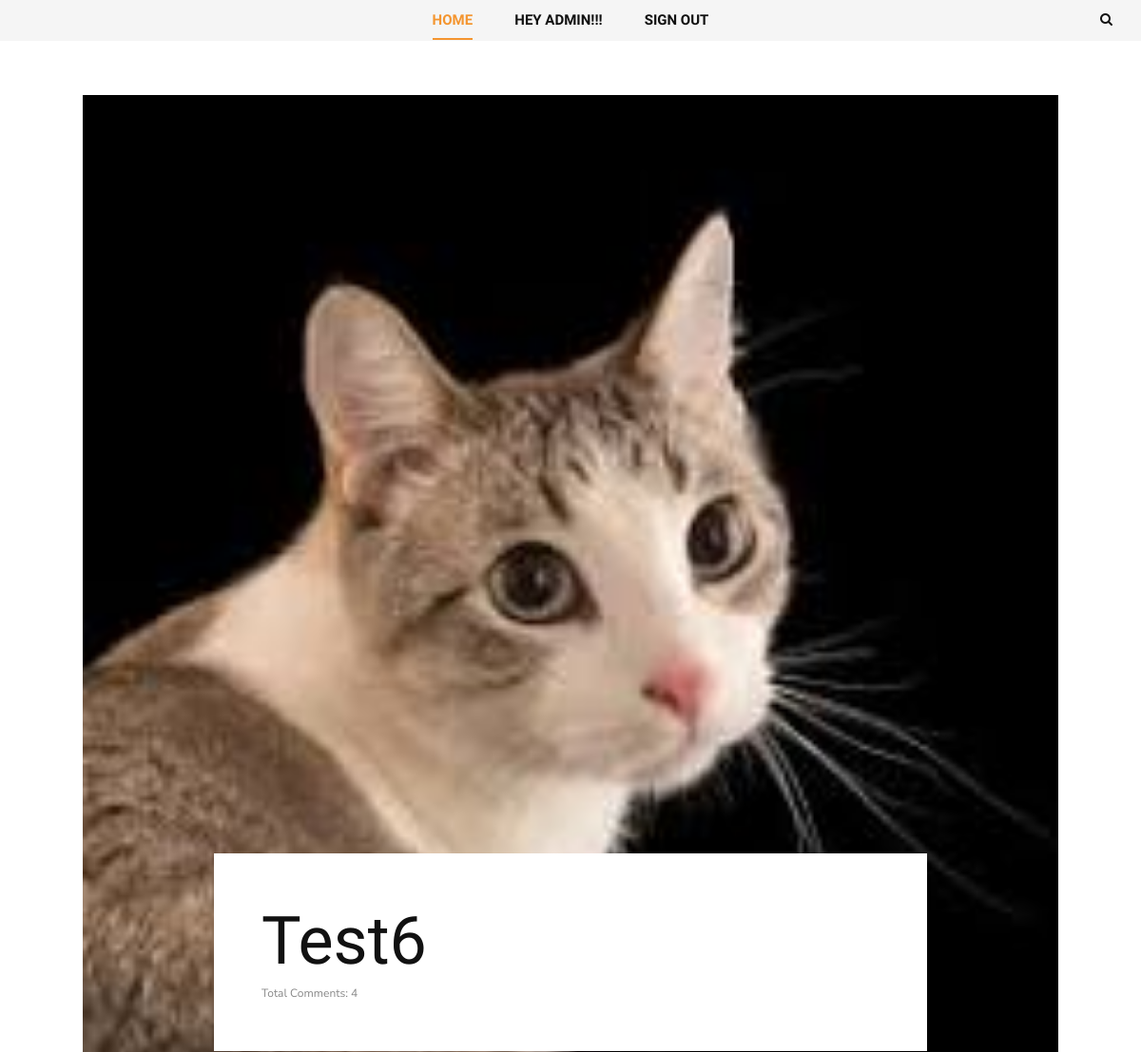
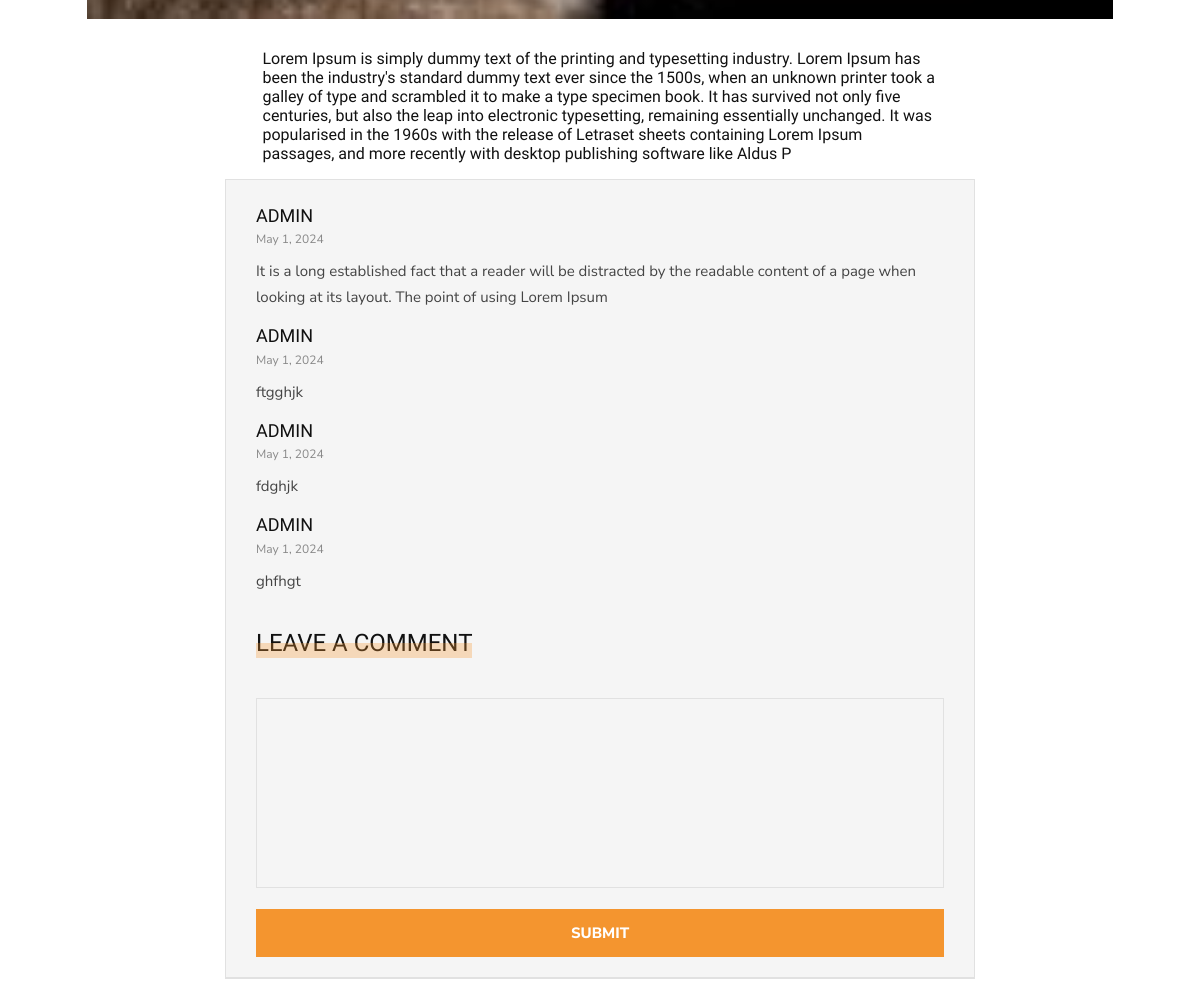
Page /article_detail/6 (signed in) on the committed database (2 pictures, top to bottom).
### blogs/models.py (models this page shows, shortened)
class BlogModel(models.Model):
    title = models.CharField(max_length=50, null = False, blank=False)
    description = models.TextField('body')
    image = models.ImageField(upload_to="blogImages/", null=True, blank=True)
    tags = models.ManyToManyField(Tags)
    class Meta:
        ordering = ['-id']

class Comment(models.Model):
        post = models.ForeignKey(BlogModel,on_delete=models.CASCADE,related_name='comments', blank=True)
        user = models.ForeignKey(User, on_delete=models.CASCADE, blank=True)
        body = models.TextField()
        created_on = models.DateTimeField(auto_now_add=True)

### blogs/views.py (the view)
# urls.py: path("article_detail/<int:pk>", views.ArticleDetailView.as_view(), name="article_detail"),
class ArticleDetailView(LoginRequiredMixin, DetailView):
    model = BlogModel
    template_name = 'ArticleDetail.html'
    login_url = 'login/'

### blogs/templates/ArticleDetail.html (shortened to what this page needs)
{% extends 'base.html' %}
{% load static %}
    {% block body %}
    {% include 'navbar.html' %}
    <section class="single-post spad">
        <div class="single-post__hero set-bg container">
            <img src="{{ object.image.url }}"  style="width: 100%; padding:5%;" >
        </div>
        <div class="container">
            <div class="row d-flex justify-content-center">
                <div class="col-lg-8">
                    <div class="single-post__title">
                        <div class="single-post__title__text">
                            <h1>{{ object.title }}</h1>
                            <ul class="widget">
                                <li>Total Comments: {{ object.comments.all|length }}</li>
                            </ul>
                        </div>
                    </div>
                    <div>
                        <p><h6 style="padding-left: 5%;padding-right: 5%;">{{ object.description|safe }}</h6></p>
                    </div>
                    <div class="single-post__recipe__details">
                        <div class="single-post__recipe__details__option">
                    <div class="single-post__comment">
                        <div class="single-post__comment__item">
                            <div class="single-post__comment__item__text">
                            {% if not object.comments.all %}
                             No comments yet
                            {% else %}
                                {% for comment in object.comments.all %}
                                <h5>{{comment.user}}</h5>
                                <span>{{comment.created_on.date}}</span>
                                <p>{{comment.body}}</p>
                                {% endfor %}
                            {% endif %}
                            </div>
                        </div>
                    </div>
                    <div class="single-post__leave__comment">
                        <div class="widget__title">
                            <h4>Leave a comment</h4>
                        </div>
                        <form action="{% url 'blogs:comment' object.pk %}" method="post">
                            <textarea name="body" id="body" cols="30" rows="10"></textarea>
                            <button type="submit" class="site-btn">Submit</button>
                        </form>
                    </div>
                </div>
            </div>
        </div>
    </section>
</body>
{% endblock body %}

### blogs/templates/navbar.html (shortened to what this page needs)
{% load static %}
<header class="header">
    <div class="header__top">
        <div class="container">
            <div class="row">
                <div class="col-lg-2 col-md-1 col-6 order-md-1 order-1">
                </div>
                <div class="col-lg-8 col-md-10 order-md-2 order-3">
                    <nav class="header__menu">
                        <ul>
                            <li class="active"><a href="{% url 'blogs:index' %}">Home</a></li>
                                    {% if user.is_authenticated %}
                                        <li><a href="#">Hey {{ user }}!!!</a></li>
                                    <li><a href="{% url 'blogs:logout' %}">Sign out</a></li>
                                    {% endif %}
                        </ul>
                    </nav>
                </div>
                <div class="col-lg-2 col-md-1 col-6 order-md-3 order-2">
                    <div class="header__search">
                        <i class="fa fa-search search-switch"></i>
                    </div>
                </div>
            </div>
        </div>
    </div>
</header>

### static/css/style.css (style rules this page uses)
html, body { height: 100%; font-family: "Nunito Sans", sans-serif; -webkit-font-smoothing: antialiased; }
h1, h2, h3, h4, h5, h6 { margin: 0; color: #111111; font-weight: 400; font-family: "Unna", serif; }
h1 { font-size: 70px; }
h4 { font-size: 24px; }
h5 { font-size: 18px; }
h6 { font-size: 16px; }
p { font-size: 14px; font-family: "Nunito Sans", sans-serif; color: #444444; font-weight: 400; line-height: 26px; margin: 0 0 15px 0; }
img { max-width: 100%; }
ul, ol { padding: 0; margin: 0; }
.set-bg { background-repeat: no-repeat; background-size: cover; background-position: top center; }
.spad { padding-top: 100px; padding-bottom: 100px; }
.site-btn { font-size: 15px; color: #ffffff; font-weight: 800; text-transform: uppercase; display: inline-block; padding: 13px 26px 12px; background: #f4952f; border: none; }
.header__top { background: #f5f5f5; }
.header__menu { text-align: center; }
.header__menu ul li { list-style: none; display: inline-block; margin-right: 40px; }
.header__menu ul li:last-child { margin-right: 0; }
.header__menu ul li.active>a { color: #f4952f; }
.header__menu ul li.active>a:after { opacity: 1; -webkit-transform: scaleX(1); -ms-transform: scaleX(1); transform: scaleX(1); }
.header__menu ul li a { font-size: 15px; color: #111111; font-weight: 700; font-family: "Unna", serif; text-transform: uppercase; -webkit-transition: all 0.3s; -o-transition: all 0.3s; transition: all 0.3s; position: relative; padding: 10px 0; display: block; }
.header__menu ul li a:after { position: absolute; left: 0; bottom: 1px; width: 100%; height: 2px; background: #f4952f; content: ""; opacity: 0; -webkit-transition: all 0.5s; -o-transition: all 0.5s; transition: all 0.5s; -webkit-transform: scaleX(0); -ms-transform: scaleX(0); transform: scaleX(0); }
.header__search { font-size: 14px; color: #111111; text-align: right; padding: 10px 0 11px; }
.header__search i { cursor: pointer; }
.single-post { padding-top: 0; }
.single-post__hero { height: 960px; }
.single-post__title { background: #ffffff; -webkit-box-shadow: -1px 5px 5px rgba(20, 14, 5, 0.1); box-shadow: -1px 5px 5px rgba(20, 14, 5, 0.1); padding: 50px; padding-right: 40px; position: relative; margin-top: -105px; margin-bottom: 50px; }
.single-post__title__text { overflow: hidden; }
.single-post__title__text .widget li { list-style: none; display: inline-block; margin-right: 25px; font-size: 12px; color: #888888; position: relative; }
.single-post__title__text .widget li:after { position: absolute; right: -18px; top: -1px; content: "|"; color: #d7d7d7; }
.single-post__title__text .widget li:last-child { margin-right: 0; }
.single-post__title__text .widget li:last-child:after { display: none; }
.single-post__recipe__details { border: 1px solid #e1e1e1; margin-bottom: 30px; }
.single-post__recipe__details__option { background: #f5f5f5; border-bottom: 1px solid #e1e1e1; padding-left: 30px; padding-right: 30px; padding-top: 25px; padding-bottom: 20px; }
.single-post__comment { margin-bottom: 20px; }
.widget__title { margin-bottom: 40px; }
.widget__title h4 { display: inline-block; color: #111111; text-transform: uppercase; position: relative; z-index: 1; }
.widget__title h4:after { position: absolute; left: 0; bottom: 0; height: 50%; width: 100%; background: #f4952f; opacity: 0.3; content: ""; }
.single-post__comment__item { margin-bottom: 10px; }
.single-post__comment__item__text { overflow: hidden; position: relative; }
.single-post__comment__item__text h5 { text-transform: uppercase; margin-bottom: 4px; }
.single-post__comment__item__text span { font-size: 12px; color: #888888; display: block; margin-bottom: 10px; }
.single-post__comment__item__text p { font-size: 15px; }
.single-post__leave__comment form textarea { height: 190px; width: 100%; background: transparent; border: 1px solid #e1e1e1; font-size: 14px; color: #444444; padding-top: 12px; padding-left: 20px; margin-bottom: 14px; resize: none; }
.single-post__leave__comment form button { width: 100%; }
@media only screen and (min-width: 1200px) { .container { max-width: 1170px; } }

### rows in the picture
BlogModel: image (picture), title "Test6", comments.all|length "4", description "Lorem Ipsum is simply dummy text of the printing and typesetting industry. Lorem Ipsum has been the industry's standard dummy text ever since the 1500s, when an unknown printer took a galley of type and scrambled it to make a type specimen book. It has survived not only five centuries, but also the leap into electronic typesetting, remaining essentially unchanged. It was popularised in the 1960s with the release of Letraset sheets containing Lorem Ipsum passages, and more recently with desktop publishing software like Aldus P"
Comment: user "ADMIN", created_on "May 1, 2024", body "It is a long established fact that a reader will be distracted by the readable content of a page when looking at its layout. The point of using Lorem Ipsum"
Comment: user "ADMIN", created_on "May 1, 2024", body "ftgghjk"
Comment: user "ADMIN", created_on "May 1, 2024", body "fdghjk"
Comment: user "ADMIN", created_on "May 1, 2024", body "ghfhgt"

### other values in the picture
{{ user }} "ADMIN"
